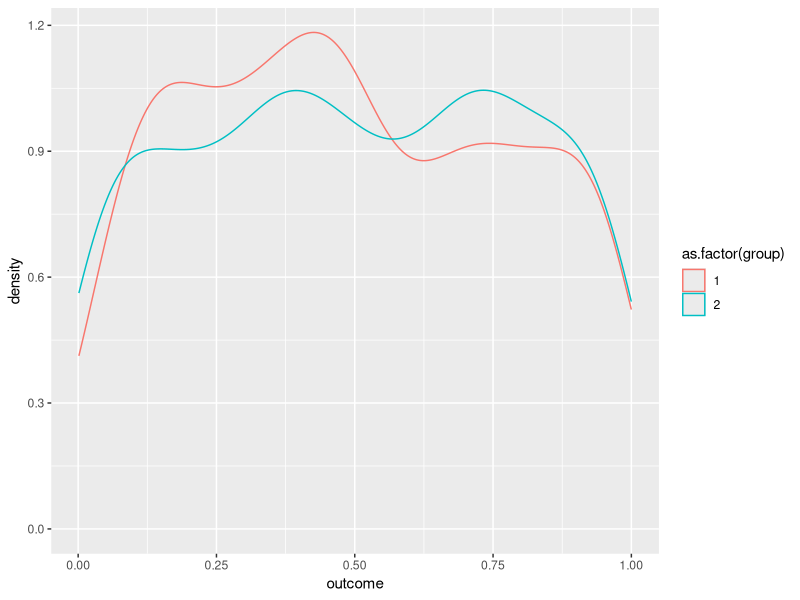
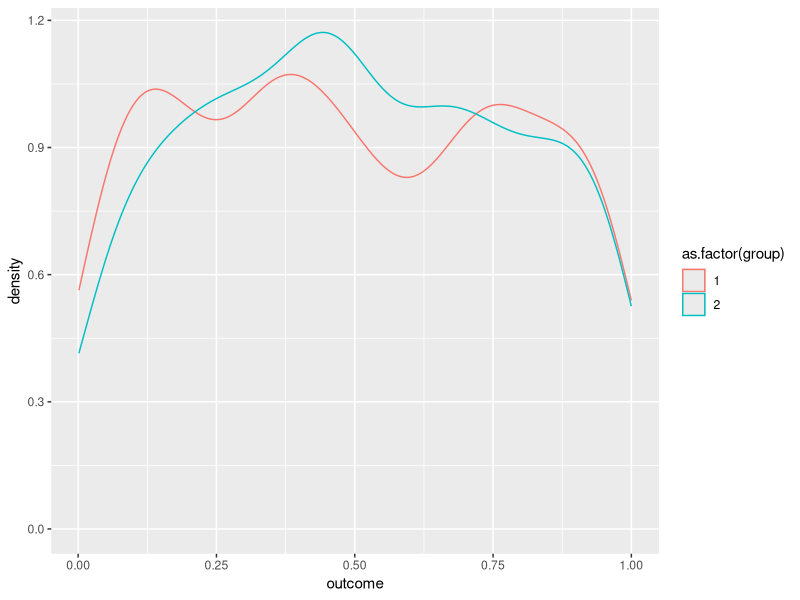
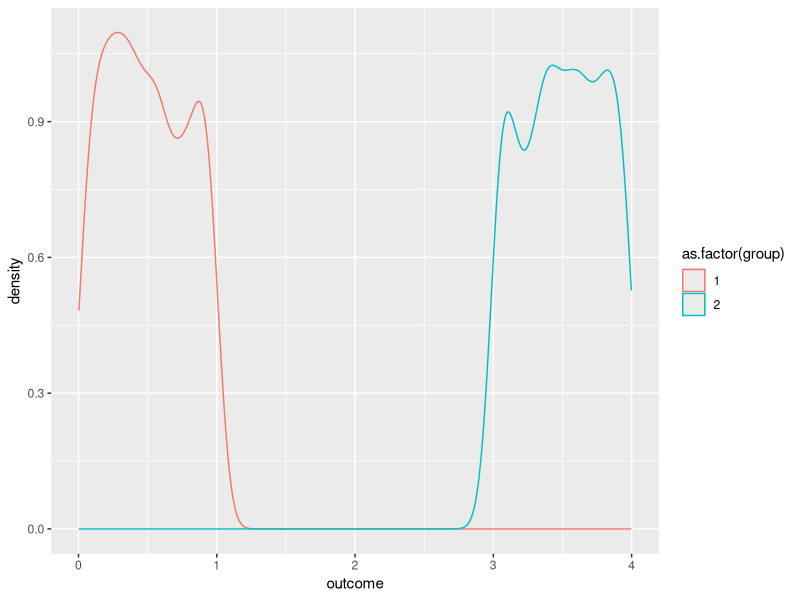
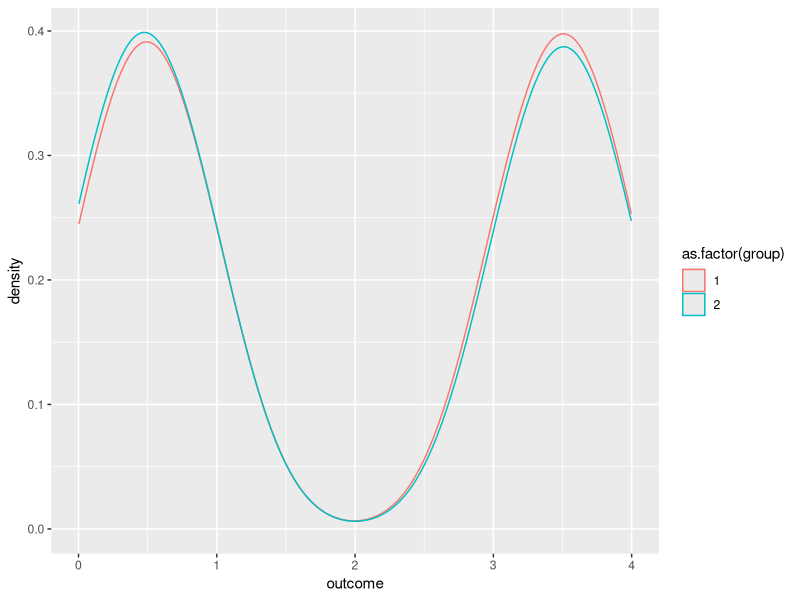

The R script that drew these images, in order:
## Looking at permutations ##
rm(list=ls())
library(ggplot2)
library(dplyr)
set.seed(1)

n <- 500

### Generate data where the groups are identical ###
outcome.g1 <- runif(n)
outcome.g2 <- runif(n)
group <- c(rep(1,n), rep(2,n))

sim.data <- data.frame(outcome=c(outcome.g1, outcome.g2), group=group)

### Plot estimated histograms ###
ggplot(data=sim.data, aes(x=outcome,y=..density.., colour = as.factor(group))) + geom_density()

### Permute the group labels ###
perm.data <- sim.data
perm.data$group <- sample(sim.data$group)

ggplot(data=perm.data, aes(x=outcome,y=..density.., colour = as.factor(group))) + geom_density()


#### Generate data where the groups are very different ####
outcome.g1.diff <- runif(n)
outcome.g2.diff <- runif(n) + 3
group.diff <- c(rep(1,n),rep(2,n))

sim.data.diff <- data.frame(outcome = c(outcome.g1.diff, outcome.g2.diff), group = group.diff)

### Plot estimated histograms ###
ggplot(data = sim.data.diff, aes(x=outcome,y=..density.., colour = as.factor(group))) + geom_density()

### Permute the group labels ###
perm.data.diff <- sim.data.diff
perm.data.diff$group <- sample(sim.data.diff$group)

ggplot(data = perm.data.diff, aes(x=outcome,y=..density.., colour = as.factor(group))) + geom_density()

